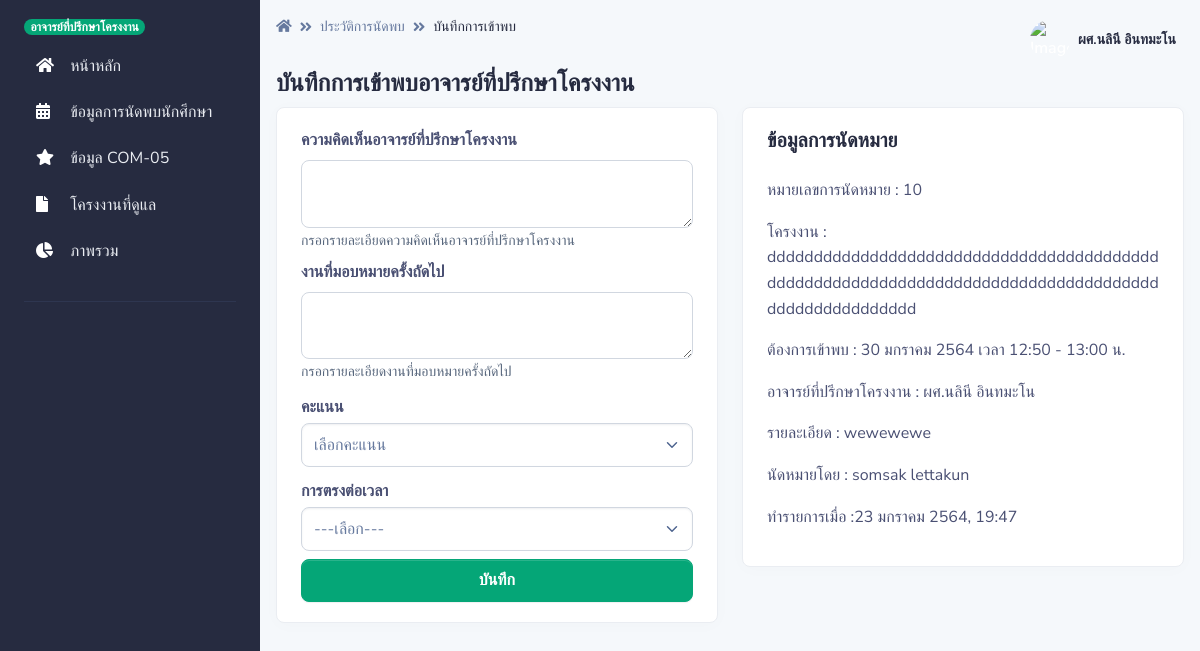
Page /pages/appoint_teacher/com05_frm.php?act=show&ID=10 (signed in) on the earlier database version.
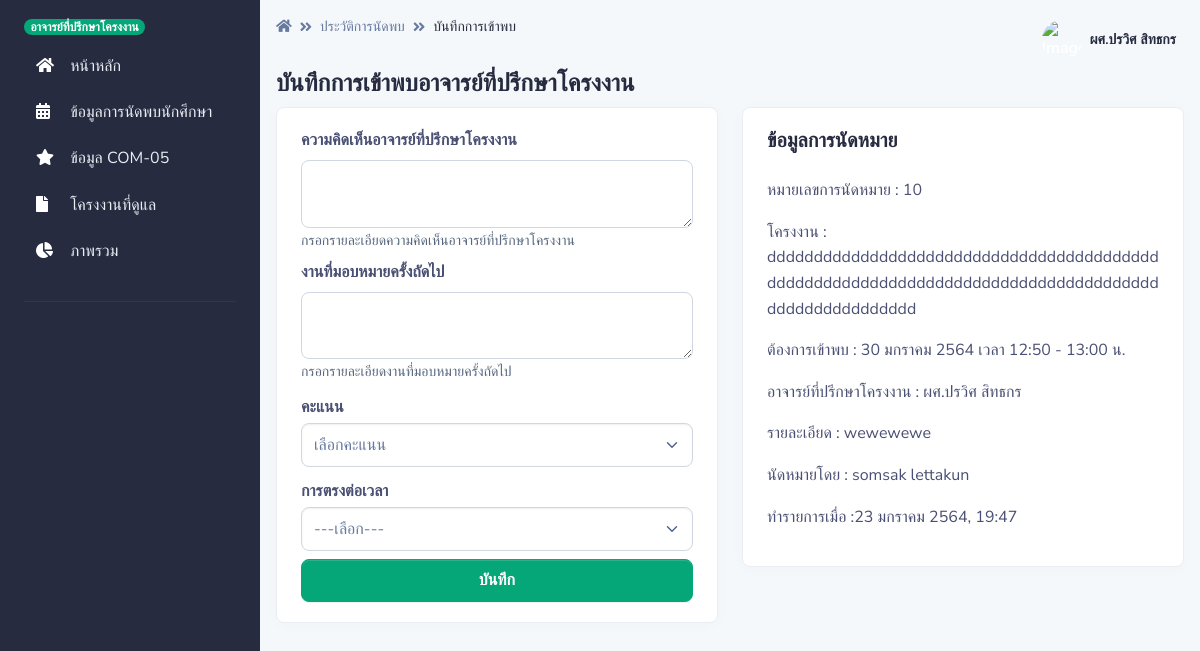
Same page on the later database version.
### tables this page shows
CREATE TABLE `appoint` (
  `appoint_id` int(255) NOT NULL,
  `project_id` int(15) NOT NULL,
  `appoint_date_start` datetime NOT NULL,
  `appoint_date_end` datetime NOT NULL,
  `apooint_minute` int(3) NOT NULL,
  `appoint_comment` varchar(255) NOT NULL,
  `teacher_id` int(15) NOT NULL,
  `appoint_status` int(2) NOT NULL,
  `recorder` int(15) NOT NULL,
  `appoint_recorder` datetime NOT NULL DEFAULT current_timestamp()
);

CREATE TABLE `project` (
  `project_id` int(15) NOT NULL,
  `project_name` varchar(255) NOT NULL,
  `project_type` int(2) NOT NULL,
  `project_adviser1` int(15) NOT NULL,
  `project_adviser2` int(15) NOT NULL,
  `project_status` int(2) NOT NULL DEFAULT 1,
  `project_record` int(10) NOT NULL
);

CREATE TABLE `teacher` (
  `teacher_id` int(10) NOT NULL,
  `teacher_name` varchar(255) NOT NULL,
  `teacher_email` varchar(255) NOT NULL,
  `teacher_password` varchar(255) NOT NULL,
  `teacher_photo` varchar(255) NOT NULL DEFAULT 'https://i.ibb.co/HFB65Yz/asa.png',
  `teacher_type` int(1) NOT NULL DEFAULT 1
);

CREATE TABLE `student` (
  `student_id` int(15) NOT NULL,
  `student_name` varchar(255) NOT NULL,
  `student_major` int(2) NOT NULL,
  `student_phone` varchar(15) NOT NULL DEFAULT '0000000000',
  `student_email` varchar(255) NOT NULL,
  `student_password` varchar(255) NOT NULL,
  `student_photo` varchar(255) NOT NULL DEFAULT 'https://i.ibb.co/BVcPqGJ/profile-picture-2qq.jpg',
  `student_project` int(15) NOT NULL DEFAULT 1111,
  `student_type` int(2) NOT NULL DEFAULT 1
);

### pages/dateth.php (called while the page is built, shortened)
<?php
	function DateTimeThai($strDateTime)
	{
		$strYear = date("Y",strtotime($strDateTime))+543;
		$strMonth= date("n",strtotime($strDateTime));
		$strDay= date("j",strtotime($strDateTime));
		$strHour= date("H",strtotime($strDateTime));
		$strMinute= date("i",strtotime($strDateTime));
		$strMonthCut = Array("","มกราคม","กุมภาพันธ์","มีนาคม","เมษายน","พฤษภาคม","มิถุนายน","กรกฎาคม","สิงหาคม","กันยายน","ตุลาคม","พฤศจิกายน","ธันวาคม");
		$strMonthThai=$strMonthCut[$strMonth];
		return "$strDay $strMonthThai $strYear, $strHour:$strMinute";
	}
    function DateThai($strDate)
	{
		$strYear = date("Y",strtotime($strDate))+543;
		$strMonth= date("n",strtotime($strDate));
		$strDay= date("j",strtotime($strDate));
		$strMonthCut = Array("","มกราคม","กุมภาพันธ์","มีนาคม","เมษายน","พฤษภาคม","มิถุนายน","กรกฎาคม","สิงหาคม","กันยายน","ตุลาคม","พฤศจิกายน","ธันวาคม");
		$strMonthThai=$strMonthCut[$strMonth];
		return "$strDay $strMonthThai $strYear";
	}
	function HourMinute($strDatetoHourMinute)
	{
		$strHour= date("H",strtotime($strDatetoHourMinute));
		$strMinute= date("i",strtotime($strDatetoHourMinute));
		return "$strHour:$strMinute";
	}
	function HourMinute1($strDatetoHourMinute1)
	{
		$strHour= date("H",strtotime($strDatetoHourMinute1));
		$strMinute= date("i",strtotime($strDatetoHourMinute1));
		return "$strHour:$strMinute";
    }
?>

### pages/appoint_teacher/com05_frm.php (the view, shortened to what this page needs)
<?php
if (!$_SESSION["TeacherID"]){
	  Header("Location: ../../login_te.php");
}else{?>
<?php
include '../../conn.php';
$appoint_id = $_REQUEST["ID"];
?>
<!DOCTYPE html>
<html lang="en">
<head>
    <link type="text/css" href="../../vendor/@fortawesome/fontawesome-free/css/all.min.css" rel="stylesheet">
    <link type="text/css" href="../../vendor/notyf/notyf.min.css" rel="stylesheet">
    <link type="text/css" href="../../css/volt.css" rel="stylesheet">
    <?php include '../dateth.php';?>
</head>
<body>
    <?php include '../menu_te.php';?>
    <main class="content">
        <nav class="navbar navbar-top navbar-expand navbar-dashboard navbar-dark pl-0 pr-2 pb-0">
            <div class="container-fluid px-0">
                <div class="d-flex justify-content-between w-100" id="navbarSupportedContent">
                    <div class="d-flex">
                        <nav aria-label="breadcrumb">
                            <ol class="breadcrumb breadcrumb-dark breadcrumb-transparent">
                            <li class="breadcrumb-item"><a href="../teacher"><span class="fas fa-home"></span></a></li>
                                <li class="breadcrumb-item"><a href="../appoint_teacher">ประวัติการนัดพบ</a></li>
                                <li class="breadcrumb-item active" aria-current="page">บันทึกการเข้าพบ</li>
                            </ol>
                        </nav>
                    </div>
                    <?php include '../navbar_te.php';?>
                </div>
            </div>
        </nav>
        <div class="py-0">
            <div class="d-flex justify-content-between w-100 flex-wrap">
                <div class="mb-3 mb-lg-0">
                    <h1 class="h4">บันทึกการเข้าพบอาจารย์ที่ปรึกษาโครงงาน</h1>
                </div>
            </div>
        </div>
        <div class="row">
                <div class="col-12 col-xl-6">
                    <div class="card card-body bg-white border-light shadow-sm mb-4">
                    <form action="com05_add_ac.php" method="post">
                <div class="mb-2">
                    <label for="comment_teacher">ความคิดเห็นอาจารย์ที่ปรึกษาโครงงาน</label>
                    <textarea  class="form-control" id="comment_teacher" name="comment_teacher"
                        aria-describedby="present-describ" maxlength="255"></textarea>
                    <small id="present-describ"
                        class="form-text text-muted">กรอกรายละเอียดความคิดเห็นอาจารย์ที่ปรึกษาโครงงาน</small>
                </div>
                <div class="mb-2">
                    <label for="comment_assign">งานที่มอบหมายครั้งถัดไป</label>
                    <textarea  class="form-control" id="comment_assign" name="comment_assign"
                        aria-describedby="present-describ" maxlength="255"></textarea>
                    <small id="present-describ"
                        class="form-text text-muted">กรอกรายละเอียดงานที่มอบหมายครั้งถัดไป</small>
                </div>
                <div class="mb-2">
                    <label class="my-1 mr-2" for="score">คะแนน</label>
                    <select class="form-select" id="score" name="score" aria-label="Default select example">
                        <option selected>เลือกคะแนน</option>
                    </select>
                </div>
                <div class="mb-2">
                    <label class="my-1 mr-2" for="meet_check">การตรงต่อเวลา</label>
                    <select class="form-select" id="meet_check" name="meet_check" aria-label="Default select example">
                        <option selected>---เลือก---</option>
                    </select>
                </div>
                <?php
$sql = "SELECT
appoint.appoint_id as a_id,
appoint.project_id as p_id
FROM
appoint
WHERE
appoint.appoint_id = '$appoint_id'";
$result = mysqli_query($con, $sql) or die ("Error in query: $sql " . mysqli_error());
$row = mysqli_fetch_array($result);
extract($row);
?>
                <button class="btn btn-block btn-success" type="submit">บันทึก</button>
            </form>
                    </div>
                </div>
                <div class="col-12 col-xl-6">
                            <div class="card card-body bg-white border-light shadow-sm mb-4">
                                <h2 class="h5 mb-4">ข้อมูลการนัดหมาย</h2>
<?php
					$sql = "SELECT
                    appoint.appoint_id,
                    appoint.project_id,
                    project.project_name,
                    appoint.appoint_date_start,
                    appoint.appoint_date_end,
                    appoint.appoint_comment,
                    appoint.teacher_id,
                    teacher.teacher_name,
                    appoint.appoint_status,
                    appoint_status.appoint_status_name,
                    appoint.recorder,
                    student.student_name,
                    appoint.appoint_recorder
                    FROM
                    appoint
                    INNER JOIN project ON appoint.project_id = project.project_id
                    INNER JOIN teacher ON appoint.teacher_id = teacher.teacher_id
                    INNER JOIN appoint_status ON appoint.appoint_status = appoint_status.appoint_status_id
                    INNER JOIN student ON student.student_project = project.project_id AND appoint.recorder = student.student_id
                    WHERE
                    appoint.appoint_id ='$appoint_id'";
					$result = $con->query($sql);
					if ($result->num_rows > 0) {
						while($row = $result->fetch_assoc()) {
                            $strDate = $row["appoint_date_start"];
                            $strDatetoHourMinute = $row["appoint_date_start"];
                            $strDatetoHourMinute1 = $row["appoint_date_end"];
                            $strDateTime = $row["appoint_recorder"];
                            echo '<p> หมายเลขการนัดหมาย : ' . $row["appoint_id"].'
           <p> โครงงาน : ' . $row["project_name"].'
           <p>ต้องการเข้าพบ : '.DateThai($strDate).'   เวลา '. HourMinute($strDatetoHourMinute).'  - '. HourMinute1($strDatetoHourMinute1).' น.
           <p> อาจารย์ที่ปรึกษาโครงงาน : ' . $row["teacher_name"].'
           <p> รายละเอียด : ' . $row["appoint_comment"].'
           <p> นัดหมายโดย : ' . $row["student_name"].'
           <p> ทำรายการเมื่อ :'.DateTimeThai($strDateTime).' ';
}
}
?>
                            </div>
                </div>
            </div>
    </main>
</body>
</html>
<?php }?>

### pages/menu_te.php (shortened to what this page needs)
<nav id="sidebarMenu" class="sidebar d-md-block bg-primary text-white collapse" data-simplebar>
    <div class="sidebar-inner px-4 pt-3">
        <ul class="nav flex-column">
        <h6><span class="badge bg-success">อาจารย์ที่ปรึกษาโครงงาน</span></h6>
            <li class="nav-item ">
                <a href="../../pages/teacher" class="nav-link">
                    <span class="sidebar-icon"><span class="fas fa-home"></span></span>
                    <span>หน้าหลัก</span>
                </a>
            </li>
            <li class="nav-item ">
                <a href="../../pages/appoint_teacher" class="nav-link">
                    <span class="sidebar-icon"><span class="fas fa-calendar-alt"></span></span>
                    <span>ข้อมูลการนัดพบนักศึกษา</span>
                </a>
            </li>
            <li class="nav-item ">
                <a href="../../pages/com05" class="nav-link">
                    <span class="sidebar-icon"><span class="fas fa-star"></span></span>
                    <span>ข้อมูล COM-05</span>
                </a>
            </li>
            <li class="nav-item ">
                <a href="../../pages/project_teacher" class="nav-link">
                    <span class="sidebar-icon"><span class="fas fa-file"></span></span>
                    <span>โครงงานที่ดูแล</span>
                </a>
            </li>
            <li class="nav-item ">
                <a href="../../pages/teacher_dashboard" class="nav-link">
                    <span class="sidebar-icon"><span class="fas fa-chart-pie"></span></span>
                    <span>ภาพรวม</span>
                </a>
            </li>
            <li role="separator" class="dropdown-divider mt-4 mb-3 border-black"></li>
        </ul>
    </div>
</nav>

### pages/navbar_te.php (shortened to what this page needs)
<ul class="navbar-nav align-items-center">
    <li class="nav-item dropdown">
        <a class="nav-link pt-1 px-0" href="#" role="button" data-toggle="dropdown" aria-haspopup="true"
            aria-expanded="false">
            <div class="media d-flex align-items-center">
                <img class="user-avatar md-avatar rounded-circle" alt="Image placeholder"
                    src="<?php echo  $_SESSION["TeacherPhoto"]; ?>">
                <div class="media-body ml-2 text-dark align-items-center d-none d-lg-block">
                    <span class="mb-0 font-small font-weight-bold"><?php echo  $_SESSION["TeacherName"]; ?></span>
                </div>
            </div>
        </a>
    </li>
</ul>

Differences in the rows shown:
changed through a linked row, appoint "30 มกราคม 2564": teacher.teacher_name "ผศ.นลินี อินทมะโน" → "ผศ.ปรวิศ สิทธกร"
Other differences:
$_SESSION["TeacherName"]: "ผศ.นลินี อินทมะโน" → "ผศ.ปรวิศ สิทธกร"
